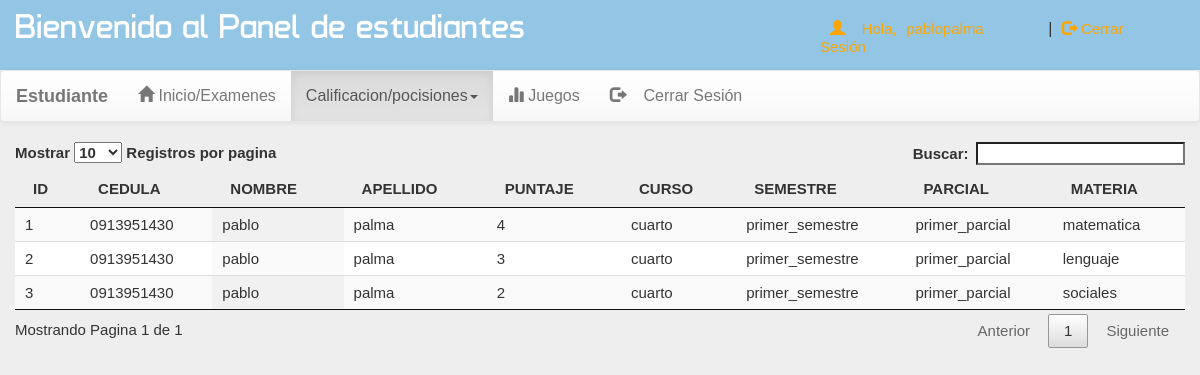
Page /login/account.php?q=10 (signed in) on the committed database.
### tables this page shows
CREATE TABLE `juegos` (
  `id` int(11) NOT NULL,
  `cedula` varchar(100) NOT NULL,
  `nombre` varchar(100) NOT NULL,
  `apellido` varchar(100) NOT NULL,
  `puntaje` varchar(100) NOT NULL,
  `curso` varchar(100) NOT NULL,
  `semestre` varchar(100) NOT NULL,
  `parcial` varchar(100) NOT NULL,
  `materia` text NOT NULL
);

CREATE TABLE `curso` (
  `id` int(11) NOT NULL,
  `id_curso` varchar(50) NOT NULL,
  `curso` varchar(100) NOT NULL
);

CREATE TABLE `semestre` (
  `id` int(11) NOT NULL,
  `id_semestre` varchar(100) NOT NULL,
  `semestre` varchar(100) NOT NULL
);

CREATE TABLE `parcial` (
  `id` int(11) NOT NULL,
  `id_parcial` varchar(100) NOT NULL,
  `parcial` varchar(100) NOT NULL
);

### login/account.php (the view, shortened to what this page needs)
<!DOCTYPE html PUBLIC "-//W3C//DTD XHTML 1.0 Transitional//EN" "http://www.w3.org/TR/xhtml1/DTD/xhtml1-transitional.dtd">
<html xmlns="http://www.w3.org/1999/xhtml">
<head>
<link  rel="stylesheet" href="css/bootstrap.min.css"/>
 <link  rel="stylesheet" href="css/bootstrap-theme.min.css"/>
 <link rel="stylesheet" href="css/main.css">
  <link  rel="stylesheet" href="css/jquery.dataTables.min.css"/>
 <link  rel="stylesheet" href="css/font.css">
</head>
<body>
<div class="header">
<div class="row">
<div class="col-lg-6">
<span class="logo">Bienvenido al Panel de estudiantes</span></div>
<div class="col-md-4 col-md-offset-2">
 <?php
$name = $_SESSION['name'];
$apellido = $_SESSION['gender'];
$curso=$_SESSION['id_curso'];
$comp= $name . $apellido;
include_once 'dbConnection.php';
echo '<span class="pull-right top title1" ><span class="log1"><span class="glyphicon glyphicon-user" aria-hidden="true"></span>&nbsp;&nbsp;&nbsp;&nbsp;Hola,</span> <a href="account.php?q=1" class="log log1">'.$comp.'</a>&nbsp;|&nbsp;<a href="logout.php?q=account.php" class="log"><span class="glyphicon glyphicon-log-out" aria-hidden="true"></span>&nbsp;Cerrar Sesión</button></a></span>';
?>
</div>
</div></div>
<div class="bg">
<nav class="navbar navbar-default title1">
  <div class="container-fluid">
    <div class="navbar-header">
      <a class="navbar-brand" href="#"><b>Estudiante</b></a>
    </div>
    <div class="collapse navbar-collapse" id="bs-example-navbar-collapse-1">
      <ul class="nav navbar-nav">
        <li <?php if(@$_GET['q']==1) echo'class="active"'; ?> ><a href="account.php?q=1"><span class="glyphicon glyphicon-home" aria-hidden="true"></span>&nbsp;Inicio/Examenes<span class="sr-only">(current)</span></a></li>
          <li class="dropdown <?php if(@$_GET['q']==2 || @$_GET['q']==10 ) echo'active"'; ?>">
          <a href="#" class="dropdown-toggle" data-toggle="dropdown" role="button" aria-haspopup="true" aria-expanded="false">Calificacion/pocisiones<span class="caret"></span></a>
      <li <?php if(@$_GET['q']==4) echo'class="active"'; ?>><a href="account.php?q=4"><span class="glyphicon glyphicon-stats" aria-hidden="true"></span>&nbsp;Juegos</a></li>
		<li class="pull-right"> <a href="logout.php?q=account.php"><span class="glyphicon glyphicon-log-out" aria-hidden="true"></span>&nbsp;&nbsp;&nbsp;&nbsp;Cerrar Sesión</a></li>
		</ul>
      </div>
  </div>
</nav>
<div class="container">
<div class="row">
<div class="col-md-12">
<?php if(@$_GET['q']==10) {
$sql ="select juegos.id, juegos.cedula, juegos.nombre, juegos.apellido, juegos.puntaje, juegos.semestre, juegos.parcial, juegos.materia, curso.curso, semestre.semestre, parcial.parcial  from juegos inner join curso inner join semestre inner join parcial   on juegos.curso=curso.id_curso and juegos.semestre=semestre.id_semestre and juegos.parcial=parcial.id_parcial WHERE juegos.curso LIKE '%$curso%' order by puntaje DESC";
$resultado = $con->query($sql);
echo'<div class="row table-responsive">
    <table class="display" id="mitabla9">
      <thead >
        <tr>
          <th>ID</th>
          <th>CEDULA</th>
          <th>NOMBRE</th>
          <th>APELLIDO</th>
          <th>PUNTAJE</th>
          <th>CURSO</th>
          <th>SEMESTRE</th>
          <th>PARCIAL</th>
          <th>MATERIA</th>
        </tr>
      </thead>
          '; while($row =$resultado->fetch_array()){
      echo '<tdbody>';
          echo '<tr>';
           echo'<td>'; echo $row["id"];echo'</td>';
            echo'<td>';echo $row["cedula"];echo'</td>';
            echo'<td>';echo $row["nombre"];echo'</td>';
            echo'<td>';echo $row["apellido"];echo'</td>';
            echo'<td>';echo $row["puntaje"];echo'</td>';
            echo'<td>';echo $row["curso"];echo'</td>';
            echo'<td>'; echo $row["semestre"];echo'</td>';
            echo'<td>'; echo $row["parcial"];echo'</td>';
            echo'<td>'; echo $row["materia"];echo'</td>';
          echo '</tr>';
       echo '</tdbody>';
           }
           echo '
    </table>';
}?>
</div></div></div></div>
</body>
</html>

### login/css/main.css (style rules this page uses)
body { overflow-x: hidden; width: 100%; font: 15px "Century Gothic", "Times Roman", sans-serif; background: #eee; min-height: 550px; background-attachment: fixed; }
.bg { min-height: 540px; }
.header { background: #93C6E4; height: 70px; }
.logo { font-family: 'typo'; font-size: 35px; color: #FFFFFF; margin: 15px; }
.title1 { font: 16px "Century Gothic", "Times Roman", sans-serif; }
.top { margin-top: 20px; }
.log1 { font: 15px 'Ubuntu', sans-serif; color: orange; margin-left: 10px; }
.log { margin: 10px; margin-right: 60px; margin-left: 5px; color: orange; text-decoration: none; font-size: 20px; font-size: 15px; }

### rows in the picture
juegos: id "1", cedula "0913951430", nombre "pablo", apellido "palma", puntaje "4", curso.curso "cuarto", semestre.semestre "primer_semestre", parcial.parcial "primer_parcial", materia "matematica"
juegos: id "2", cedula "0913951430", nombre "pablo", apellido "palma", puntaje "3", curso.curso "cuarto", semestre.semestre "primer_semestre", parcial.parcial "primer_parcial", materia "lenguaje"
juegos: id "3", cedula "0913951430", nombre "pablo", apellido "palma", puntaje "2", curso.curso "cuarto", semestre.semestre "primer_semestre", parcial.parcial "primer_parcial", materia "sociales"
